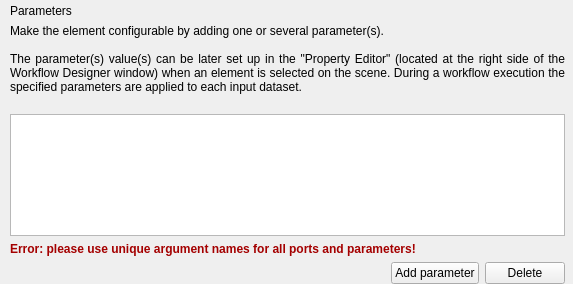
<?xml version="1.0" encoding="UTF-8"?>
<ui version="4.0">
 <class>CreateCmdlineBasedWorkerWizardParametersPage</class>
 <widget class="QWizardPage" name="CreateCmdlineBasedWorkerWizardParametersPage">
  <property name="geometry">
   <rect>
    <x>0</x>
    <y>0</y>
    <width>573</width>
    <height>284</height>
   </rect>
  </property>
  <property name="windowTitle">
   <string>WizardPage</string>
  </property>
  <layout class="QVBoxLayout" name="verticalLayout_2">
   <property name="leftMargin">
    <number>10</number>
   </property>
   <property name="topMargin">
    <number>4</number>
   </property>
   <property name="rightMargin">
    <number>8</number>
   </property>
   <property name="bottomMargin">
    <number>0</number>
   </property>
   <item>
    <widget class="QLabel" name="lblTitle">
     <property name="text">
      <string>Parameters</string>
     </property>
    </widget>
   </item>
   <item>
    <layout class="QVBoxLayout" name="verticalLayout">
     <item>
      <widget class="QLabel" name="lblDescription">
       <property name="text">
        <string>Make the element configurable by adding one or several parameter(s).

The parameter(s) value(s) can be later set up in the &quot;Property Editor&quot; (located at the right side of the Workflow Designer window) when an element is selected on the scene. During a workflow execution the specified parameters are applied to each input dataset.
</string>
       </property>
       <property name="alignment">
        <set>Qt::AlignJustify|Qt::AlignVCenter</set>
       </property>
       <property name="wordWrap">
        <bool>true</bool>
       </property>
      </widget>
     </item>
     <item>
      <widget class="QTableView" name="tvAttributes">
       <property name="selectionMode">
        <enum>QAbstractItemView::SingleSelection</enum>
       </property>
       <attribute name="verticalHeaderVisible">
        <bool>false</bool>
       </attribute>
       <attribute name="verticalHeaderHighlightSections">
        <bool>false</bool>
       </attribute>
      </widget>
     </item>
    </layout>
   </item>
   <item>
    <widget class="QLabel" name="duplicateParametersWarningLabel">
     <property name="palette">
      <palette>
       <active>
        <colorrole role="WindowText">
         <brush brushstyle="SolidPattern">
          <color alpha="255">
           <red>164</red>
           <green>0</green>
           <blue>0</blue>
          </color>
         </brush>
        </colorrole>
       </active>
       <inactive>
        <colorrole role="WindowText">
         <brush brushstyle="SolidPattern">
          <color alpha="255">
           <red>164</red>
           <green>0</green>
           <blue>0</blue>
          </color>
         </brush>
        </colorrole>
       </inactive>
       <disabled>
        <colorrole role="WindowText">
         <brush brushstyle="SolidPattern">
          <color alpha="255">
           <red>190</red>
           <green>190</green>
           <blue>190</blue>
          </color>
         </brush>
        </colorrole>
       </disabled>
      </palette>
     </property>
     <property name="text">
      <string>&lt;html&gt;&lt;head/&gt;&lt;body&gt;&lt;p&gt;&lt;span style=&quot; font-weight:600;&quot;&gt;Error: please use unique argument names for all ports and parameters!&lt;/span&gt;&lt;/p&gt;&lt;/body&gt;&lt;/html&gt;</string>
     </property>
    </widget>
   </item>
   <item>
    <layout class="QHBoxLayout" name="buttonsLayout">
     <property name="sizeConstraint">
      <enum>QLayout::SetMinAndMaxSize</enum>
     </property>
     <item>
      <spacer name="horizontalSpacer">
       <property name="orientation">
        <enum>Qt::Horizontal</enum>
       </property>
       <property name="sizeHint" stdset="0">
        <size>
         <width>188</width>
         <height>20</height>
        </size>
       </property>
      </spacer>
     </item>
     <item>
      <widget class="QPushButton" name="pbAdd">
       <property name="text">
        <string>Add parameter</string>
       </property>
      </widget>
     </item>
     <item>
      <widget class="QPushButton" name="pbDelete">
       <property name="text">
        <string>Delete</string>
       </property>
      </widget>
     </item>
    </layout>
   </item>
  </layout>
 </widget>
 <resources/>
 <connections/>
</ui>
